Frame 1 (no input): blank canvas, image omitted
Frame 60 (no input): blank canvas, image omitted
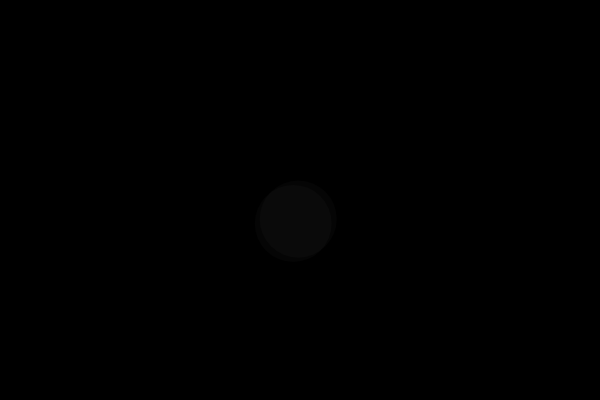
Frame 120 (the mouse pressed at the canvas centre since frame 60)

The p5.js sketch whose frames 1 and 60 were blank and that drew this single picture after the mouse press (run headless with seeded random() and noise() and a simulated clock; from frame 60 on, the mouse is pressed at the canvas centre):

// p5.js sketch
// ── sketch.js
let bubbles = [];

function setup() {
  createCanvas(600, 400);
}

function mousePressed() {
  let r = random(10, 50);
  let b = new Bubble(mouseX, mouseY, r);
  bubbles.push(b);
}

function draw() {
  background(0);

  for (let bubble of bubbles) {
    bubble.move();
    bubble.show();
  }

  for (let i = 0; i < bubbles.length; i++) {
    bubbles[i].move();
    bubbles[i].show();
  }
}

class Bubble {
  constructor(x, y, r) {
    this.x = x;
    this.y = y;
    this.r = r;
  }

  move() {
    this.x = this.x + random(-5, 5);
    this.y = this.y + random(-5, 5);
  }

  show() {
    noStroke();
    fill(255, 5);
    ellipse(this.x, this.y, this.r * 2);
  }
}
